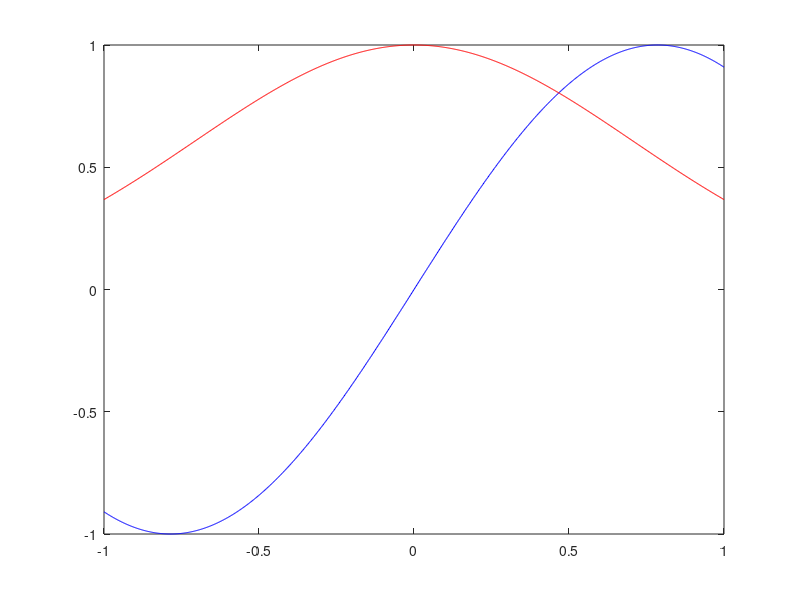

Recreate this plot in MATLAB.
format long;

x = linspace(-1, 1, 1000);
y = sin(2*x);
g = exp(-x.^2);


plot(x,y,'b-')
hold on
plot(x, g,'r-')
hold off
